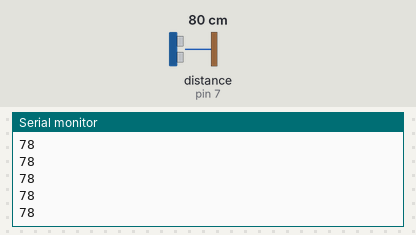
The sketch below on a simulated Arduino Uno, built with avr-gcc and run on an emulated ATmega328P. Shown: the last lines printed to the serial monitor. Wiring (inferred from the names in the program): ultrasonic range finder: trigger pin 6; echo pin 7. The inputs (shaded band) are chosen by the test bench; at power-on: distance to the obstacle (sensor on pin 7) 80 cm. The echo pulse lasts 58.3 µs per cm.

Above: at 1.2 s.
1.3 s: distance to the obstacle (sensor on pin 7) set to 2 cm
At 2.0 s:
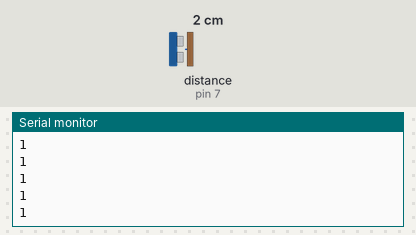
2.8 s: distance to the obstacle (sensor on pin 7) set to 4 cm
At 3.5 s:
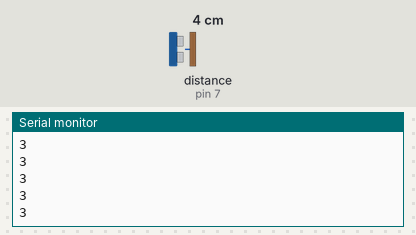
Timing chart, 0 to 5.8 s (numbered marks = the images above; inputs shaded):
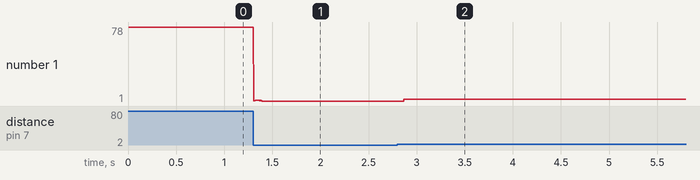

The sketch:

Task.1.1.4.ino
```cpp
//Task1.1.4
int trig=6;
int echo =7;
void setup(){
 pinMode(trig,OUTPUT);
 pinMode(echo,INPUT);
 Serial.begin(9600);}
void loop(){
 long duration=0;
 digitalWrite(trig,LOW);
 delayMicroseconds(2);
 digitalWrite(trig,HIGH);
 delayMicroseconds(10);
 digitalWrite(trig,LOW);
 duration=pulseIn(echo,HIGH,35000);
 if (duration == 0) {
    Serial.println("No object detected");
  }
 else{
 int distance=duration*0.034/2;
 Serial.println(distance);}
}
```

Measured:
- after the input at 1.3 s, the serial monitor: prints a new line at once (image 1)
- after the input at 2.8 s, the serial monitor: prints a new line after 0.07 s (image 2)
- plotted number 1: 78 → 1 after the input at 1.3 s, 1 → 3 after the input at 2.8 s
